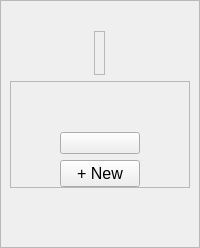
               <widget class="QWidget" name="page">
                <layout class="QVBoxLayout" name="verticalLayout_2">
                 <property name="spacing">
                  <number>0</number>
                 </property>
                 <property name="leftMargin">
                  <number>0</number>
                 </property>
                 <property name="topMargin">
                  <number>0</number>
                 </property>
                 <property name="rightMargin">
                  <number>0</number>
                 </property>
                 <property name="bottomMargin">
                  <number>0</number>
                 </property>
                 <item>
                  <widget class="QFrame" name="frm_homepage_1">
                   <property name="frameShape">
                    <enum>QFrame::StyledPanel</enum>
                   </property>
                   <property name="frameShadow">
                    <enum>QFrame::Raised</enum>
                   </property>
                   <layout class="QVBoxLayout" name="verticalLayout_3">
                    <property name="topMargin">
                     <number>30</number>
                    </property>
                    <item alignment="Qt::AlignHCenter|Qt::AlignVCenter">
                     <widget class="QFrame" name="frm_logo">
                      <property name="frameShape">
                       <enum>QFrame::StyledPanel</enum>
                      </property>
                      <property name="frameShadow">
                       <enum>QFrame::Raised</enum>
                      </property>
                      <layout class="QVBoxLayout" name="verticalLayout_4">
                       <property name="spacing">
                        <number>10</number>
                       </property>
                       <property name="leftMargin">
                        <number>0</number>
                       </property>
                       <property name="topMargin">
                        <number>0</number>
                       </property>
                       <property name="rightMargin">
                        <number>0</number>
                       </property>
                       <property name="bottomMargin">
                        <number>0</number>
                       </property>
                       <item alignment="Qt::AlignHCenter">
                        <widget class="QLabel" name="lbl_logo_Nerfliz">
                         <property name="maximumSize">
                          <size>
                           <width>100</width>
                           <height>100</height>
                          </size>
                         </property>
                         <property name="text">
                          <string/>
                         </property>
                         <property name="pixmap">
                          <pixmap>../images/Nerfliz_logo.png</pixmap>
                         </property>
                         <property name="scaledContents">
                          <bool>true</bool>
                         </property>
                        </widget>
                       </item>
                       <item alignment="Qt::AlignHCenter">
                        <widget class="QLabel" name="lbl_name_nerfliz">
                         <property name="minimumSize">
                          <size>
                           <width>0</width>
                           <height>0</height>
                          </size>
                         </property>
                         <property name="maximumSize">
                          <size>
                           <width>16777215</width>
                           <height>16777215</height>
                          </size>
                         </property>
                         <property name="font">
                          <font>
                           <pointsize>12</pointsize>
                          </font>
                         </property>
                         <property name="text">
                          <string/>
                         </property>
                         <property name="pixmap">
                          <pixmap>../images/logo_nerfliz_tipo.png</pixmap>
                         </property>
                         <property name="scaledContents">
                          <bool>true</bool>
                         </property>
                        </widget>
                       </item>
                      </layout>
                     </widget>
                    </item>
                    <item alignment="Qt::AlignVCenter">
                     <widget class="QFrame" name="frm_profiles">
                      <property name="sizePolicy">
                       <sizepolicy hsizetype="Preferred" vsizetype="Expanding">
                        <horstretch>0</horstretch>
                        <verstretch>0</verstretch>
                       </sizepolicy>
                      </property>
                      <property name="frameShape">
                       <enum>QFrame::StyledPanel</enum>
                      </property>
                      <property name="frameShadow">
                       <enum>QFrame::Raised</enum>
                      </property>
                      <layout class="QHBoxLayout" name="horizontalLayout_16">
                       <property name="sizeConstraint">
                        <enum>QLayout::SetDefaultConstraint</enum>
                       </property>
                       <property name="leftMargin">
                        <number>0</number>
                       </property>
                       <property name="topMargin">
                        <number>50</number>
                       </property>
                       <property name="rightMargin">
                        <number>0</number>
                       </property>
                       <property name="bottomMargin">
                        <number>0</number>
                       </property>
                       <item>
                        <spacer name="horizontalSpacer">
                         <property name="orientation">
                          <enum>Qt::Horizontal</enum>
                         </property>
                         <property name="sizeType">
                          <enum>QSizePolicy::Expanding</enum>
                         </property>
                         <property name="sizeHint" stdset="0">
                          <size>
                           <width>40</width>
                           <height>20</height>
                          </size>
                         </property>
                        </spacer>
                       </item>
                       <item>
                        <layout class="QGridLayout" name="gridLayout">
                         <property name="horizontalSpacing">
                          <number>15</number>
                         </property>
                         <item row="1" column="0">
                          <widget class="QPushButton" name="btn_new_profile_text">
                           <property name="font">
                            <font>
                             <pointsize>12</pointsize>
                            </font>
                           </property>
                           <property name="cursor">
                            <cursorShape>PointingHandCursor</cursorShape>
                           </property>
                           <property name="text">
                            <string>+ New</string>
                           </property>
                          </widget>
                         </item>
                         <item row="0" column="0">
                          <widget class="QPushButton" name="btn_new_profile">
                           <property name="maximumSize">
                            <size>
                             <width>100</width>
                             <height>100</height>
                            </size>
                           </property>
                           <property name="cursor">
                            <cursorShape>PointingHandCursor</cursorShape>
                           </property>
                           <property name="text">
                            <string/>
                           </property>
                           <property name="icon">
                            <iconset>
                             <normaloff>../images/profile.png</normaloff>../images/profile.png</iconset>
                           </property>
                           <property name="iconSize">
                            <size>
                             <width>100</width>
                             <height>100</height>
                            </size>
                           </property>
                          </widget>
                         </item>
                        </layout>
                       </item>
                       <item>
                        <spacer name="horizontalSpacer_2">
                         <property name="orientation">
                          <enum>Qt::Horizontal</enum>
                         </property>
                         <property name="sizeType">
                          <enum>QSizePolicy::Expanding</enum>
                         </property>
                         <property name="sizeHint" stdset="0">
                          <size>
                           <width>40</width>
                           <height>20</height>
                          </size>
                         </property>
                        </spacer>
                       </item>
                      </layout>
                     </widget>
                    </item>
                    <item>
                     <spacer name="verticalSpacer_2">
                      <property name="orientation">
                       <enum>Qt::Vertical</enum>
                      </property>
                      <property name="sizeType">
                       <enum>QSizePolicy::Minimum</enum>
                      </property>
                      <property name="sizeHint" stdset="0">
                       <size>
                        <width>20</width>
                        <height>50</height>
                       </size>
                      </property>
                     </spacer>
                    </item>
                   </layout>
                  </widget>
                 </item>
                </layout>
               </widget>
